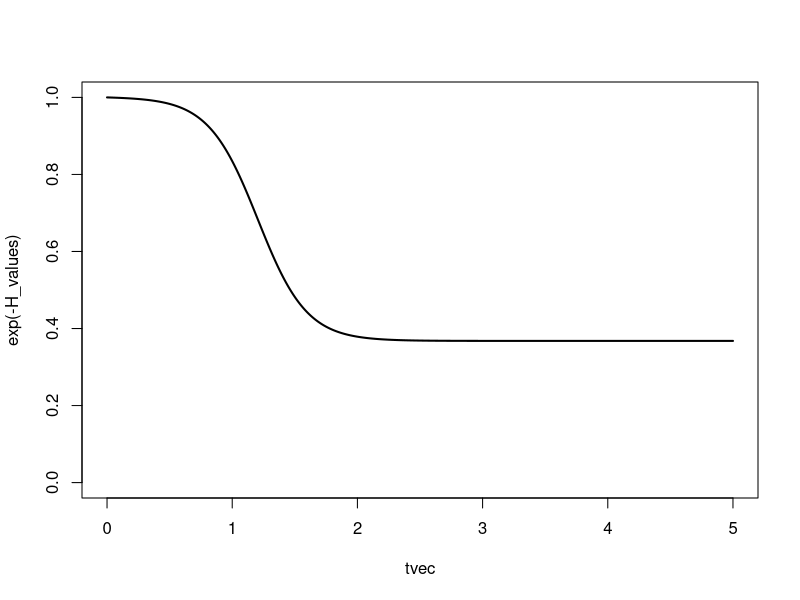
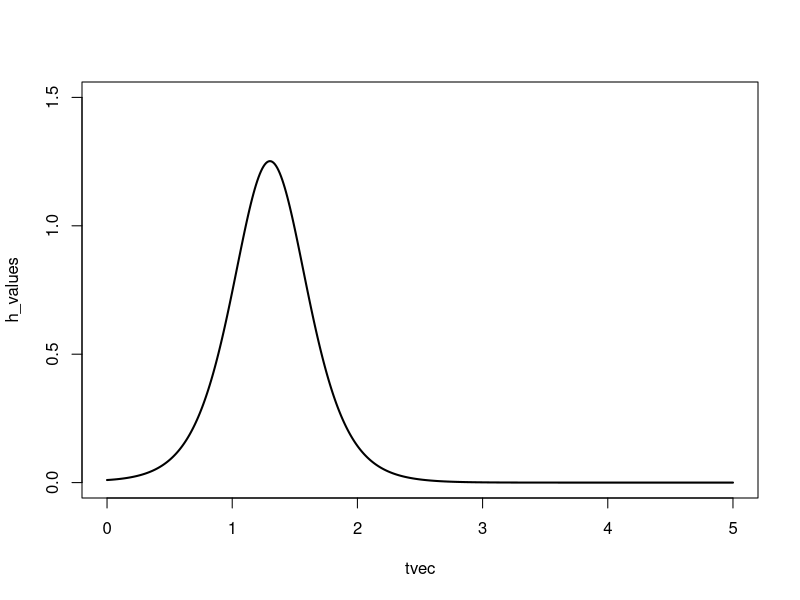

Reproduce these figures in R, in order.

# Forced logistic ODE
flogis <- function(t, y, par) {
  # state variables
  CH <- y[1]

  
  # parameters
  lambda <- par[1]
  kappa <- par[2]
  eps <- par[3]

  
  # model equations
 # dCH <-  lambda*CH*(1 - CH/kappa) + eps/(1+t)^2
  
  dCH0 <-  lambda*CH*(1 - CH/kappa) + eps/(1+t)^2
  dCH <- ifelse(dCH0 > 0, dCH0, 0)
  
  # result
  return( list(c(dCH)) )
  
}



lambda0 = 5
kappa0 = 1
eps0 = 0.01

tvec = seq(0,5,by = 0.01)


  params  <- c(lambda = lambda0, kappa = kappa0, eps = eps0)
  init      <- c(H = 0 )
  
  library(deSolve)
  
  out <- ode(init, tvec, flogis, params, method = "lsode")
  
  
  # Get the solution for H(t)
  H_values <- out[, 2]
  
  # Function to extract H'(t) after solving the ODE
  get_derivatives <- function(times, y, func, parms) {
    n <- length(times)
    derivs <- numeric(n)
    
    for (i in 1:n) {
      # Calculate derivative at each time point
      derivs[i] <- unlist(func(times[i], y[i], parms))
    }
    
    return(derivs)
  }
  
  # Extract the derivatives (h(t) = H'(t))
  h_values <- get_derivatives(tvec, H_values, flogis, params)
  

  
  plot(tvec,exp(-H_values), type = "l", lwd = 2, ylim = c(0,1))

  
  plot(tvec,h_values, type = "l", lwd = 2, ylim = c(0,1.5))
  
